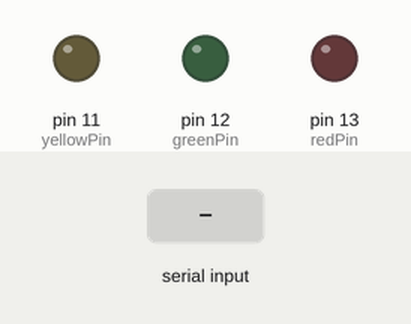
Recording of a sketch running on a simulated Arduino Uno, built with avr-gcc and run on an emulated ATmega328P. Shown: output pins drawn as LEDs (lit = HIGH). The inputs (shaded band) are chosen by the test bench.

Above: at 1.2 s.
1.3 s: "a\n" received over Serial
At 2.1 s:
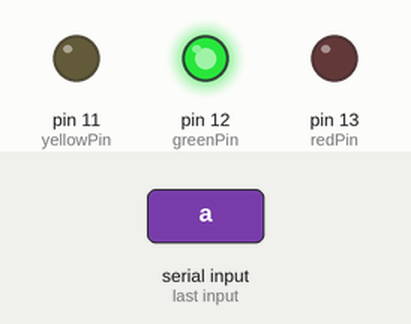
2.8 s: byte 98 ('b') received over Serial
At 3.3 s:
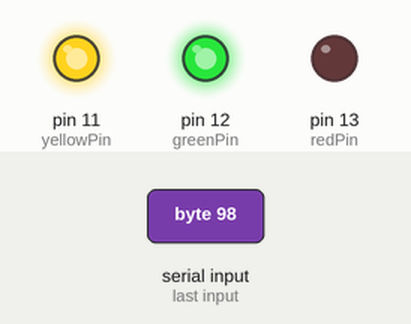
4.3 s: byte 97 ('a') received over Serial
At 5.5 s:
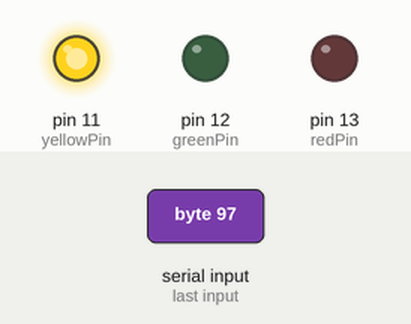
5.8 s: byte 99 ('c') received over Serial
At 6.8 s:
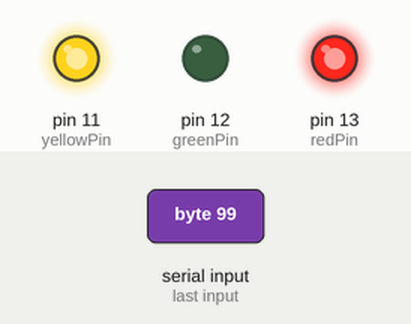
7.3 s: "b\n" received over Serial
At 7.9 s:
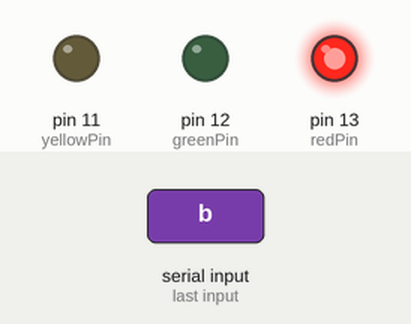
8.8 s: byte 97 ('a') received over Serial
At 9.1 s:
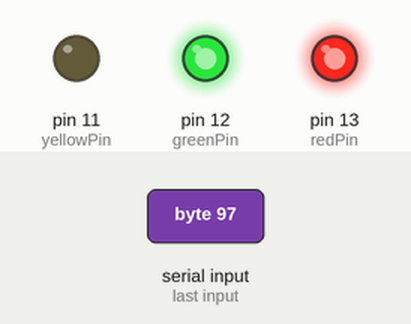
Timing chart, 0 to 11.3 s (numbered marks = the images above; inputs shaded):
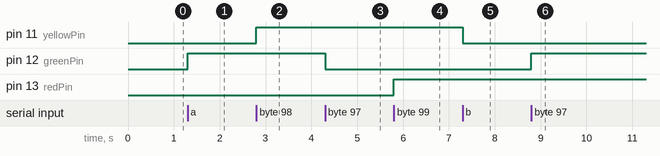

The sketch:

led.ino
```cpp
// C++ code
const int redPin = 13;
const int greenPin = 12;
const int yellowPin = 11;

char input;
/*
O estado do led green deve inverter quando receber o caractere 'a'
B = !yellow
C = !red
*/
void setup() {
  Serial.begin(9600);
  pinMode(redPin, OUTPUT);
  pinMode(greenPin, OUTPUT);
  pinMode(yellowPin, OUTPUT);
}

void loop() {
  if (Serial.available() > 0) {
    input = Serial.read();
    if (input == 'a') {
      digitalWrite(greenPin, !digitalRead(greenPin));
    }
    if (input == 'b') {
      digitalWrite(yellowPin, !digitalRead(yellowPin));
    }
    if (input == 'c') {
      digitalWrite(redPin, !digitalRead(redPin));
    }
  }
}
```

index.c
```cpp
#include <stdio.h>

int main() {
  // read char transform to array of chars
  char c;
  int i = 0;
  char str[100];
  while ((c = getchar()) != '\n') {
    str[i] = c;
    i++;
  }
  str[i] = '\0';
  // print array of chars
  printf("%s\n", str);
  return 0;
}
```

Measured:
- after the input at 1.3 s, pin 12 (greenPin): LOW → HIGH at once
- after the input at 2.8 s, pin 11 (yellowPin): LOW → HIGH at once
- after the input at 4.3 s, pin 12 (greenPin): HIGH → LOW at once
- after the input at 5.8 s, pin 13 (redPin): LOW → HIGH at once
- after the input at 7.3 s, pin 11 (yellowPin): HIGH → LOW at once
- after the input at 8.8 s, pin 12 (greenPin): LOW → HIGH at once
